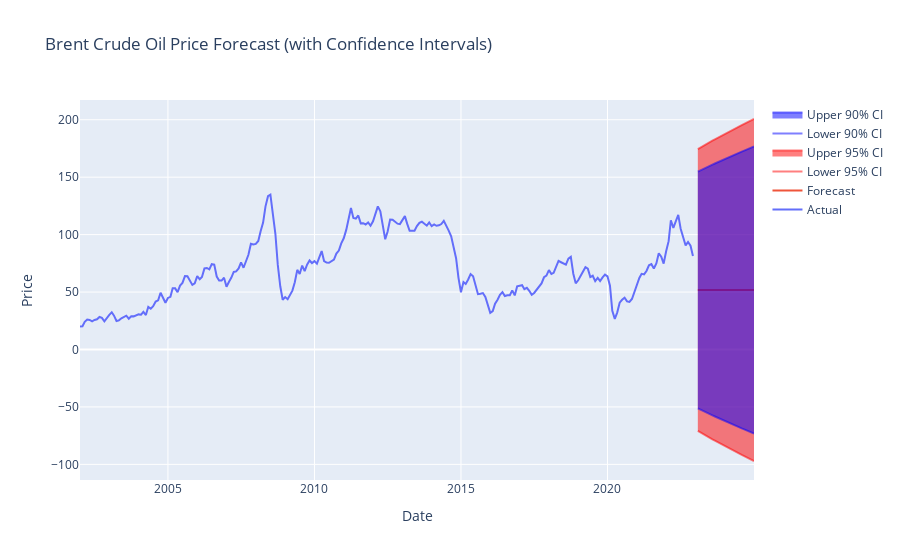

Notebook code cell kept with this figure:
### Markdown cell above
**Forecasting Future Prices**: The model is used to forecast future prices.

### Code cell
# Forecasting with confidence intervals for the next 24 months

future_dates = pd.date_range(start='2023-01-01', periods=24, freq='M') 

# Forecast with 95% confidence interval
forecast_obj_95 = model_fit.get_prediction(start=future_dates[0], end=future_dates[-1])
forecast_95 = forecast_obj_95.predicted_mean
conf_int_95 = forecast_obj_95.conf_int(alpha=0.05)

# Forecast with 90% confidence interval
forecast_obj_90 = model_fit.get_prediction(start=future_dates[0], end=future_dates[-1])
conf_int_90 = forecast_obj_90.conf_int(alpha=0.10)

# Plot the forecast with confidence intervals
fig = go.Figure()
fig.add_trace(go.Scatter(x=data.index, y=data['Price'], mode='lines', name='Actual'))
fig.add_trace(go.Scatter(x=future_dates, y=forecast_95, mode='lines', name='Forecast'))
fig.add_trace(go.Scatter(x=future_dates, y=conf_int_95.iloc[:, 0], mode='lines', name='Lower 95% CI', line=dict(color='rgba(255,0,0,0.5)')))
fig.add_trace(go.Scatter(x=future_dates, y=conf_int_95.iloc[:, 1], mode='lines', name='Upper 95% CI', line=dict(color='rgba(255,0,0,0.5)'), fill='tonexty'))
fig.add_trace(go.Scatter(x=future_dates, y=conf_int_90.iloc[:, 0], mode='lines', name='Lower 90% CI', line=dict(color='rgba(0,0,255,0.5)')))
fig.add_trace(go.Scatter(x=future_dates, y=conf_int_90.iloc[:, 1], mode='lines', name='Upper 90% CI', line=dict(color='rgba(0,0,255,0.5)'), fill='tonexty'))
fig.update_layout(title='Brent Crude Oil Price Forecast (with Confidence Intervals)', xaxis_title='Date', yaxis_title='Price')
fig.show()

# matplotlib plot

plt.figure(figsize=(14, 7))

# Plot actual data
plt.plot(data.index, data['Price'], label='Actual')

# Plot forecast
plt.plot(future_dates, forecast_95, label='Forecast')

# Plot 95% confidence interval
plt.fill_between(future_dates, conf_int_95.iloc[:, 0], conf_int_95.iloc[:, 1], color='r', alpha=.05, label='95% CI')

# Plot 90% confidence interval
plt.fill_between(future_dates, conf_int_90.iloc[:, 0], conf_int_90.iloc[:, 1], color='b', alpha=.1, label='90% CI')

plt.title('Brent Crude Oil Price Forecast (with Confidence Intervals)')
plt.xlabel('Date')
plt.ylabel('Price')
plt.legend(loc='best')

# Format x-axis to display dates clearly
# plt.gca().xaxis.set_major_formatter(mdates.DateFormatter('%Y-%m-%d'))
# plt.gca().xaxis.set_major_locator(mdates.DayLocator(interval=100))  # adjust interval for your needs
# plt.gcf().autofmt_xdate()

plt.show()

### Figure 1 — Plotly figure (JSON) as saved in the notebook; plotly's stock layout.template omitted (floating-point values rounded to 4 significant figures; data arrays with more than 128 entries replaced by an {"elided": "..."} marker saying what was removed)
{"data": [{"mode": "lines", "name": "Actual", "type": "scatter", "x": {"elided": "252 str values"}, "y": {"elided": "252 float values"}}, {"mode": "lines", "name": "Forecast", "type": "scatter", "x": ["2023-01-31T00:00:00", "2023-02-28T00:00:00", "2023-03-31T00:00:00", "2023-04-30T00:00:00", "2023-05-31T00:00:00", "2023-06-30T00:00:00", "2023-07-31T00:00:00", "2023-08-31T00:00:00", "2023-09-30T00:00:00", "2023-10-31T00:00:00", "2023-11-30T00:00:00", "2023-12-31T00:00:00", "2024-01-31T00:00:00", "2024-02-29T00:00:00", "2024-03-31T00:00:00", "2024-04-30T00:00:00", "2024-05-31T00:00:00", "2024-06-30T00:00:00", "2024-07-31T00:00:00", "2024-08-31T00:00:00", "2024-09-30T00:00:00", "2024-10-31T00:00:00", "2024-11-30T00:00:00", "2024-12-31T00:00:00"], "y": [51.78, 51.78, 51.78, 51.78, 51.78, 51.78, 51.78, 51.78, 51.78, 51.78, 51.78, 51.78, 51.78, 51.78, 51.78, 51.78, 51.78, 51.78, 51.78, 51.78, 51.78, 51.78, 51.78, 51.78]}, {"line": {"color": "rgba(255,0,0,0.5)"}, "mode": "lines", "name": "Lower 95% CI", "type": "scatter", "x": ["2023-01-31T00:00:00", "2023-02-28T00:00:00", "2023-03-31T00:00:00", "2023-04-30T00:00:00", "2023-05-31T00:00:00", "2023-06-30T00:00:00", "2023-07-31T00:00:00", "2023-08-31T00:00:00", "2023-09-30T00:00:00", "2023-10-31T00:00:00", "2023-11-30T00:00:00", "2023-12-31T00:00:00", "2024-01-31T00:00:00", "2024-02-29T00:00:00", "2024-03-31T00:00:00", "2024-04-30T00:00:00", "2024-05-31T00:00:00", "2024-06-30T00:00:00", "2024-07-31T00:00:00", "2024-08-31T00:00:00", "2024-09-30T00:00:00", "2024-10-31T00:00:00", "2024-11-30T00:00:00", "2024-12-31T00:00:00"], "y": [-70.94, -72.19, -73.43, -74.65, -75.87, -77.07, -78.26, -79.44, -80.62, -81.78, -82.93, -84.07, -85.2, -86.32, -87.43, -88.54, -89.63, -90.72, -91.8, -92.87, -93.93, -94.99, -96.04, -97.08]}, {"fill": "tonexty", "line": {"color": "rgba(255,0,0,0.5)"}, "mode": "lines", "name": "Upper 95% CI", "type": "scatter", "x": ["2023-01-31T00:00:00", "2023-02-28T00:00:00", "2023-03-31T00:00:00", "2023-04-30T00:00:00", "2023-05-31T00:00:00", "2023-06-30T00:00:00", "2023-07-31T00:00:00", "2023-08-31T00:00:00", "2023-09-30T00:00:00", "2023-10-31T00:00:00", "2023-11-30T00:00:00", "2023-12-31T00:00:00", "2024-01-31T00:00:00", "2024-02-29T00:00:00", "2024-03-31T00:00:00", "2024-04-30T00:00:00", "2024-05-31T00:00:00", "2024-06-30T00:00:00", "2024-07-31T00:00:00", "2024-08-31T00:00:00", "2024-09-30T00:00:00", "2024-10-31T00:00:00", "2024-11-30T00:00:00", "2024-12-31T00:00:00"], "y": [174.5, 175.8, 177.0, 178.2, 179.4, 180.6, 181.8, 183.0, 184.2, 185.3, 186.5, 187.6, 188.8, 189.9, 191.0, 192.1, 193.2, 194.3, 195.4, 196.4, 197.5, 198.6, 199.6, 200.6]}, {"line": {"color": "rgba(0,0,255,0.5)"}, "mode": "lines", "name": "Lower 90% CI", "type": "scatter", "x": ["2023-01-31T00:00:00", "2023-02-28T00:00:00", "2023-03-31T00:00:00", "2023-04-30T00:00:00", "2023-05-31T00:00:00", "2023-06-30T00:00:00", "2023-07-31T00:00:00", "2023-08-31T00:00:00", "2023-09-30T00:00:00", "2023-10-31T00:00:00", "2023-11-30T00:00:00", "2023-12-31T00:00:00", "2024-01-31T00:00:00", "2024-02-29T00:00:00", "2024-03-31T00:00:00", "2024-04-30T00:00:00", "2024-05-31T00:00:00", "2024-06-30T00:00:00", "2024-07-31T00:00:00", "2024-08-31T00:00:00", "2024-09-30T00:00:00", "2024-10-31T00:00:00", "2024-11-30T00:00:00", "2024-12-31T00:00:00"], "y": [-51.21, -52.26, -53.3, -54.33, -55.34, -56.35, -57.36, -58.35, -59.33, -60.3, -61.27, -62.23, -63.18, -64.12, -65.05, -65.98, -66.9, -67.81, -68.72, -69.61, -70.51, -71.39, -72.27, -73.15]}, {"fill": "tonexty", "line": {"color": "rgba(0,0,255,0.5)"}, "mode": "lines", "name": "Upper 90% CI", "type": "scatter", "x": ["2023-01-31T00:00:00", "2023-02-28T00:00:00", "2023-03-31T00:00:00", "2023-04-30T00:00:00", "2023-05-31T00:00:00", "2023-06-30T00:00:00", "2023-07-31T00:00:00", "2023-08-31T00:00:00", "2023-09-30T00:00:00", "2023-10-31T00:00:00", "2023-11-30T00:00:00", "2023-12-31T00:00:00", "2024-01-31T00:00:00", "2024-02-29T00:00:00", "2024-03-31T00:00:00", "2024-04-30T00:00:00", "2024-05-31T00:00:00", "2024-06-30T00:00:00", "2024-07-31T00:00:00", "2024-08-31T00:00:00", "2024-09-30T00:00:00", "2024-10-31T00:00:00", "2024-11-30T00:00:00", "2024-12-31T00:00:00"], "y": [154.8, 155.8, 156.9, 157.9, 158.9, 159.9, 160.9, 161.9, 162.9, 163.9, 164.8, 165.8, 166.7, 167.7, 168.6, 169.5, 170.5, 171.4, 172.3, 173.2, 174.1, 175.0, 175.8, 176.7]}], "layout": {"title": {"text": "Brent Crude Oil Price Forecast (with Confidence Intervals)"}, "xaxis": {"title": {"text": "Date"}}, "yaxis": {"title": {"text": "Price"}}}}
